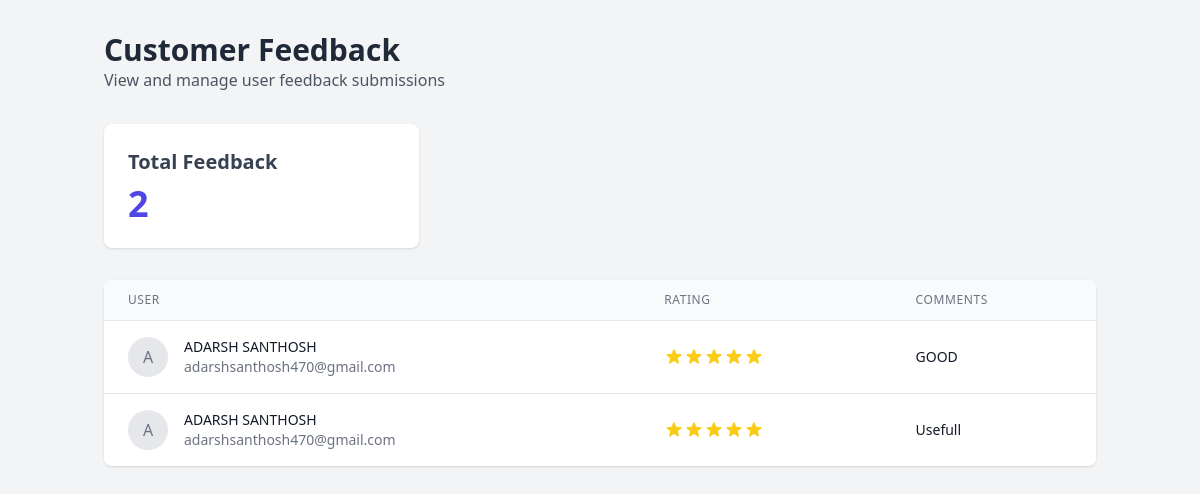
Page /view_feedback/ on the committed database.
### childmissingwebapp/models.py (models this page shows)
class Feedback(models.Model):
    user = models.ForeignKey(register,on_delete=models.CASCADE)
    rating = models.IntegerField()
    comments = models.TextField()

class register(models.Model):
    name=models.CharField(max_length=20)
    email=models.EmailField(unique=True)
    password=models.CharField(max_length=20)
    phone=models.IntegerField()

### childmissingwebapp/views.py (the view)
# urls.py: path('view_feedback/', views.view_feedback, name='view_feedback'),
def view_feedback(request):
    feed = Feedback.objects.all()
    return render(request, 'view_feedback.html', {'feed': feed})

### childmissingwebapp/templates/view_feedback.html (shortened to what this page needs)
<!DOCTYPE html>
<html lang="en">
<head>
    <script src="https://cdn.tailwindcss.com"></script>
</head>
<body class="bg-gray-100 min-h-screen">
    <div class="container mx-auto px-4 py-8">
        <header class="mb-8">
            <h1 class="text-3xl font-bold text-gray-800">Customer Feedback</h1>
            <p class="text-gray-600">View and manage user feedback submissions</p>
        </header>
        <div class="grid grid-cols-1 md:grid-cols-3 gap-6 mb-8">
            <div class="bg-white rounded-lg shadow p-6">
                <h2 class="text-xl font-semibold text-gray-700 mb-2">Total Feedback</h2>
                <p class="text-4xl font-bold text-indigo-600">{{ feed.count }}</p>
            </div>
        </div>
        <div class="bg-white rounded-lg shadow overflow-hidden">
            <table class="min-w-full divide-y divide-gray-200">
                <thead class="bg-gray-50">
                    <tr>
                        <th scope="col" class="px-6 py-3 text-left text-xs font-medium text-gray-500 uppercase tracking-wider">User</th>
                        <th scope="col" class="px-6 py-3 text-left text-xs font-medium text-gray-500 uppercase tracking-wider">Rating</th>
                        <th scope="col" class="px-6 py-3 text-left text-xs font-medium text-gray-500 uppercase tracking-wider">Comments</th>
                    </tr>
                </thead>
                <tbody class="bg-white divide-y divide-gray-200">
                    {% for item in feed %}
                    <tr>
                        <td class="px-6 py-4 whitespace-nowrap">
                            <div class="flex items-center">
                                <div class="h-10 w-10 flex-shrink-0 bg-gray-200 rounded-full flex items-center justify-center">
                                    <span class="text-gray-500 font-medium">{{ item.user.name|slice:":1"|upper }}</span>
                                </div>
                                <div class="ml-4">
                                    <div class="text-sm font-medium text-gray-900">{{ item.user.name }}</div>
                                    <div class="text-sm text-gray-500">{{ item.user.email }}</div>
                                </div>
                            </div>
                        </td>
                        <td class="px-6 py-4 whitespace-nowrap">
                            <div class="flex items-center">
                            </div>
                        </td>
                        <td class="px-6 py-4">
                            <div class="text-sm text-gray-900 max-w-md">{{ item.comments }}</div>
                        </td>
                    </tr>
                    {% empty %}
                    <tr>
                        <td colspan="4" class="px-6 py-10 text-center text-gray-500">
                            <p>No feedback submissions found</p>
                        </td>
                    </tr>
                    {% endfor %}
                </tbody>
            </table>
        </div>
    </div>
</body>
</html>

### rows in the picture
Feedback: user.name "A", user.name "ADARSH SANTHOSH", user.email "adarshsanthosh470@gmail.com", rating 5 (drawn), comments "GOOD"
Feedback: user.name "A", user.name "ADARSH SANTHOSH", user.email "adarshsanthosh470@gmail.com", rating 5 (drawn), comments "Usefull"

### other values in the picture
{{ feed.count }} "2"
